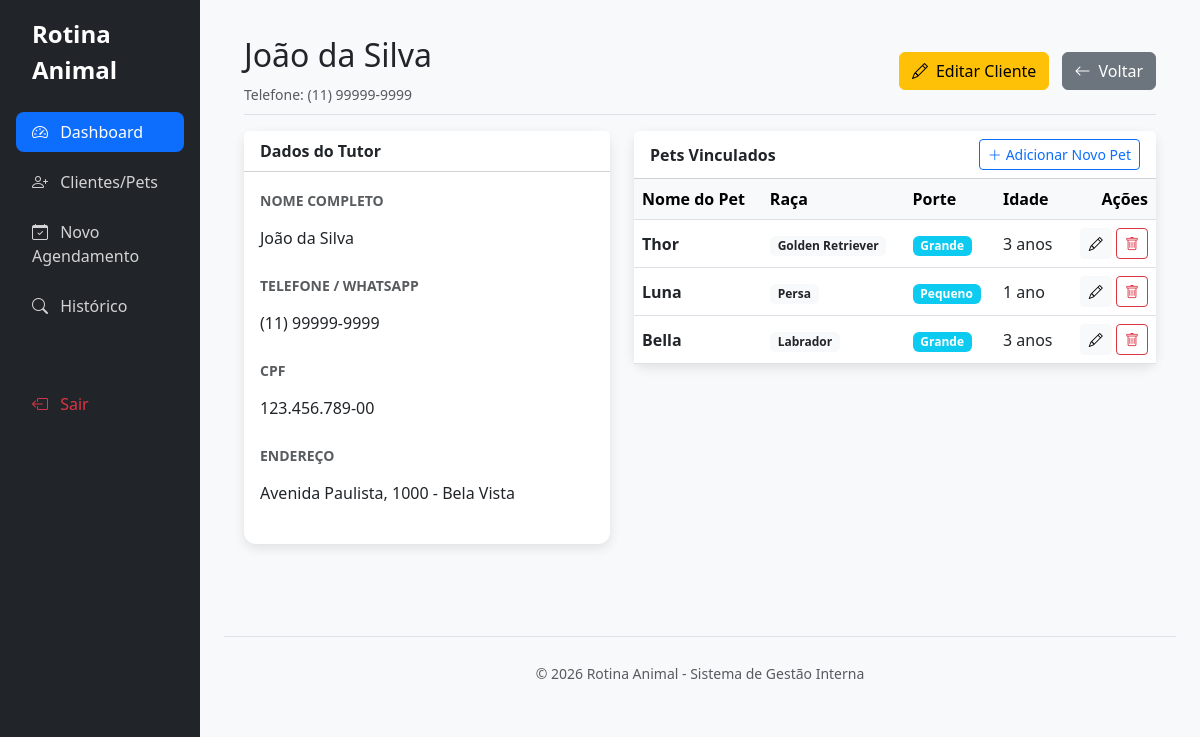
/cliente/1/, run on an earlier commit of the app's database.
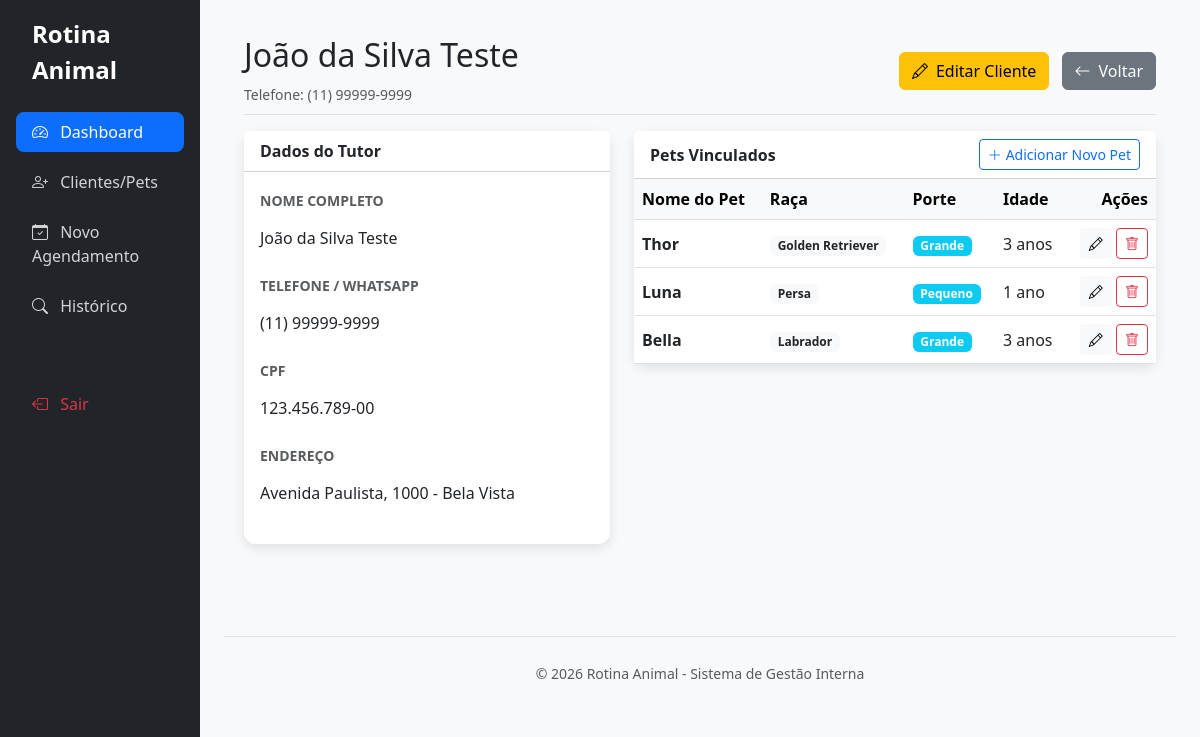
And on a later commit of the database.
### core/models.py (models this page shows, shortened)
class Cliente(models.Model):
    nome_cliente = models.CharField(max_length=100)
    telefone = models.CharField(max_length=20)
    cpf = models.CharField(max_length=11, unique=True, null=True, blank=True)
    rua = models.CharField(max_length=100, null=True, blank=True)
    numero = models.CharField(max_length=10, null=True, blank=True)
    bairro = models.CharField(max_length=100, null=True, blank=True)
    criado_em = models.DateTimeField(auto_now_add=True)

### core/views.py (the view)
# urls.py: path('cliente/<int:cliente_id>/', views.cliente_detail_view, name='cliente_detail'),
def cliente_detail_view(request, cliente_id):
    cliente = get_object_or_404(Cliente, id=cliente_id)
    pets = cliente.pets.all()
    return render(request, 'cliente_detail.html', {'cliente': cliente, 'pets': pets})

### templates/cliente_detail.html (shortened to what the changed rows need)
{% extends 'base.html' %}
{% block content %}
<div class="pt-3 pb-2 mb-3 border-bottom d-flex justify-content-between align-items-center">
    <div>
        <h1 class="h2">{{ cliente.nome_cliente }}</h1>
        <small class="text-muted">Telefone: {{ cliente.telefone }}</small>
    </div>
</div>
<div class="row">
    <div class="col-lg-5">
        <div class="card card-tv mb-4">
            <div class="card-body">
                <div class="mb-3">
                    <label class="form-label text-muted small fw-bold">NOME COMPLETO</label>
                    <p class="form-control-plaintext">{{ cliente.nome_cliente }}</p>
                </div>
                <div class="mb-3">
                    <label class="form-label text-muted small fw-bold">TELEFONE / WHATSAPP</label>
                    <p class="form-control-plaintext">{{ cliente.telefone }}</p>
                </div>
                {% if cliente.cpf %}
                <div class="mb-3">
                    <label class="form-label text-muted small fw-bold">CPF</label>
                    <p class="form-control-plaintext">{{ cliente.cpf }}</p>
                </div>
                {% endif %}
                {% if cliente.rua %}
                <div class="mb-3">
                    <label class="form-label text-muted small fw-bold">ENDEREÇO</label>
                    <p class="form-control-plaintext">{{ cliente.rua }}, {{ cliente.numero }} - {{ cliente.bairro }}</p>
                </div>
                {% endif %}
            </div>
        </div>
    </div>
    <div class="col-lg-7">
        <div class="card card-tv">
            <div class="card-body p-0">
                {% if pets %}
                <div class="table-responsive">
                    <table class="table table-hover align-middle mb-0">
                        <thead class="table-light">
                            <tr>
                                <th>Nome do Pet</th>
                                <th>Raça</th>
                                <th>Porte</th>
                                <th>Idade</th>
                                <th class="text-end">Ações</th>
                            </tr>
                        </thead>
                    </table>
                </div>
                {% else %}
                <div class="p-4 text-center text-muted">
                    <i class="bi bi-inbox fs-3"></i>
                    <p class="mt-2">Nenhum pet cadastrado. <a href="{% url 'pet_create' cliente.id %}">Adicionar um novo.</a></p>
                </div>
                {% endif %}
            </div>
        </div>
    </div>
</div>
{% endblock %}

What changed in the data, as far as the page shows it:
changed Cliente "Avenida Paulista": nome_cliente "João da Silva" → "João da Silva Teste"
